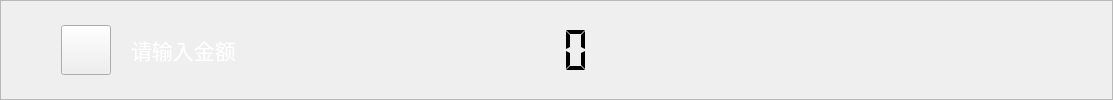
    <widget class="QFrame" name="frame_4">
     <property name="sizePolicy">
      <sizepolicy hsizetype="Preferred" vsizetype="Fixed">
       <horstretch>0</horstretch>
       <verstretch>0</verstretch>
      </sizepolicy>
     </property>
     <property name="frameShape">
      <enum>QFrame::StyledPanel</enum>
     </property>
     <property name="frameShadow">
      <enum>QFrame::Raised</enum>
     </property>
     <layout class="QHBoxLayout" name="horizontalLayout_5">
      <property name="spacing">
       <number>0</number>
      </property>
      <property name="leftMargin">
       <number>0</number>
      </property>
      <property name="topMargin">
       <number>0</number>
      </property>
      <property name="rightMargin">
       <number>0</number>
      </property>
      <property name="bottomMargin">
       <number>0</number>
      </property>
      <item>
       <spacer name="horizontalSpacer_20">
        <property name="orientation">
         <enum>Qt::Horizontal</enum>
        </property>
        <property name="sizeType">
         <enum>QSizePolicy::Fixed</enum>
        </property>
        <property name="sizeHint" stdset="0">
         <size>
          <width>60</width>
          <height>20</height>
         </size>
        </property>
       </spacer>
      </item>
      <item>
       <widget class="QPushButton" name="pushButton_back_homepage">
        <property name="sizePolicy">
         <sizepolicy hsizetype="Fixed" vsizetype="Fixed">
          <horstretch>0</horstretch>
          <verstretch>0</verstretch>
         </sizepolicy>
        </property>
        <property name="minimumSize">
         <size>
          <width>50</width>
          <height>50</height>
         </size>
        </property>
        <property name="maximumSize">
         <size>
          <width>50</width>
          <height>50</height>
         </size>
        </property>
        <property name="focusPolicy">
         <enum>Qt::NoFocus</enum>
        </property>
        <property name="styleSheet">
         <string notr="true">border-image: url(:/image/picture/qietu/返回.png);</string>
        </property>
        <property name="text">
         <string/>
        </property>
       </widget>
      </item>
      <item>
       <spacer name="horizontalSpacer_7">
        <property name="orientation">
         <enum>Qt::Horizontal</enum>
        </property>
        <property name="sizeType">
         <enum>QSizePolicy::Fixed</enum>
        </property>
        <property name="sizeHint" stdset="0">
         <size>
          <width>20</width>
          <height>20</height>
         </size>
        </property>
       </spacer>
      </item>
      <item>
       <widget class="QLabel" name="label_7">
        <property name="sizePolicy">
         <sizepolicy hsizetype="Preferred" vsizetype="Fixed">
          <horstretch>0</horstretch>
          <verstretch>0</verstretch>
         </sizepolicy>
        </property>
        <property name="minimumSize">
         <size>
          <width>0</width>
          <height>50</height>
         </size>
        </property>
        <property name="maximumSize">
         <size>
          <width>16777215</width>
          <height>50</height>
         </size>
        </property>
        <property name="font">
         <font>
          <family>微软雅黑</family>
          <pointsize>16</pointsize>
         </font>
        </property>
        <property name="text">
         <string>&lt;html&gt;&lt;head/&gt;&lt;body&gt;&lt;p&gt;&lt;span style=&quot; color:#ffffff;&quot;&gt;请输入金额&lt;/span&gt;&lt;/p&gt;&lt;/body&gt;&lt;/html&gt;</string>
        </property>
       </widget>
      </item>
      <item>
       <spacer name="horizontalSpacer_2">
        <property name="orientation">
         <enum>Qt::Horizontal</enum>
        </property>
        <property name="sizeHint" stdset="0">
         <size>
          <width>249</width>
          <height>20</height>
         </size>
        </property>
       </spacer>
      </item>
      <item>
       <widget class="QLCDNumber" name="lcdNumber">
        <property name="sizePolicy">
         <sizepolicy hsizetype="Fixed" vsizetype="Fixed">
          <horstretch>0</horstretch>
          <verstretch>0</verstretch>
         </sizepolicy>
        </property>
        <property name="minimumSize">
         <size>
          <width>130</width>
          <height>50</height>
         </size>
        </property>
        <property name="maximumSize">
         <size>
          <width>130</width>
          <height>50</height>
         </size>
        </property>
        <property name="font">
         <font>
          <family>微软雅黑</family>
          <pointsize>5</pointsize>
         </font>
        </property>
        <property name="layoutDirection">
         <enum>Qt::LeftToRight</enum>
        </property>
        <property name="autoFillBackground">
         <bool>false</bool>
        </property>
        <property name="inputMethodHints">
         <set>Qt::ImhNone</set>
        </property>
        <property name="frameShape">
         <enum>QFrame::NoFrame</enum>
        </property>
        <property name="frameShadow">
         <enum>QFrame::Plain</enum>
        </property>
        <property name="lineWidth">
         <number>1</number>
        </property>
        <property name="midLineWidth">
         <number>0</number>
        </property>
        <property name="smallDecimalPoint">
         <bool>true</bool>
        </property>
        <property name="digitCount">
         <number>3</number>
        </property>
        <property name="segmentStyle">
         <enum>QLCDNumber::Flat</enum>
        </property>
       </widget>
      </item>
      <item>
       <spacer name="verticalSpacer_2">
        <property name="orientation">
         <enum>Qt::Vertical</enum>
        </property>
        <property name="sizeType">
         <enum>QSizePolicy::Fixed</enum>
        </property>
        <property name="sizeHint" stdset="0">
         <size>
          <width>20</width>
          <height>71</height>
         </size>
        </property>
       </spacer>
      </item>
      <item>
       <spacer name="horizontalSpacer_16">
        <property name="orientation">
         <enum>Qt::Horizontal</enum>
        </property>
        <property name="sizeHint" stdset="0">
         <size>
          <width>249</width>
          <height>20</height>
         </size>
        </property>
       </spacer>
      </item>
      <item>
       <widget class="QLabel" name="label_20">
        <property name="sizePolicy">
         <sizepolicy hsizetype="Fixed" vsizetype="Fixed">
          <horstretch>0</horstretch>
          <verstretch>0</verstretch>
         </sizepolicy>
        </property>
        <property name="minimumSize">
         <size>
          <width>168</width>
          <height>69</height>
         </size>
        </property>
        <property name="maximumSize">
         <size>
          <width>168</width>
          <height>69</height>
         </size>
        </property>
        <property name="styleSheet">
         <string notr="true">border-image: url(:/image/picture/qietu/95598.png);</string>
        </property>
        <property name="text">
         <string/>
        </property>
       </widget>
      </item>
      <item>
       <spacer name="horizontalSpacer_3">
        <property name="orientation">
         <enum>Qt::Horizontal</enum>
        </property>
        <property name="sizeType">
         <enum>QSizePolicy::Fixed</enum>
        </property>
        <property name="sizeHint" stdset="0">
         <size>
          <width>60</width>
          <height>20</height>
         </size>
        </property>
       </spacer>
      </item>
     </layout>
    </widget>
